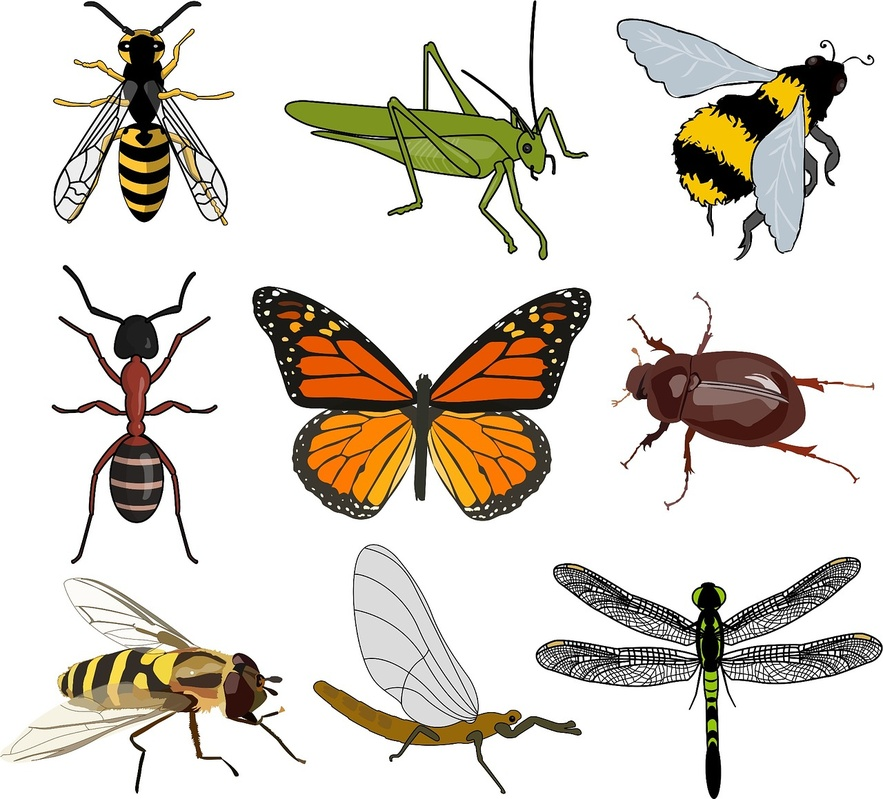
#> input picture python_guis/insects.jpg, 883 x 799 px, shrunk from 1280 x 1159 before the run
$ jupyter execute --allow-errors gui_jupyter_widgets.ipynb   (shell and % lines are left out)
#> lines starting #> are read from the running program, lines starting #| are printed output that depends on the picture
[cell 1]
from IPython.display import display
from skimage.io import imread
import ipywidgets as widgets
import matplotlib.pyplot as plt

from model import add_node, segment_one_image

# [52 lines left out: functions on_canvas_click, perform_segmentation, clear_all, redraw, draw, not called in this run]

img = imread('insects.jpg', as_gray=True)
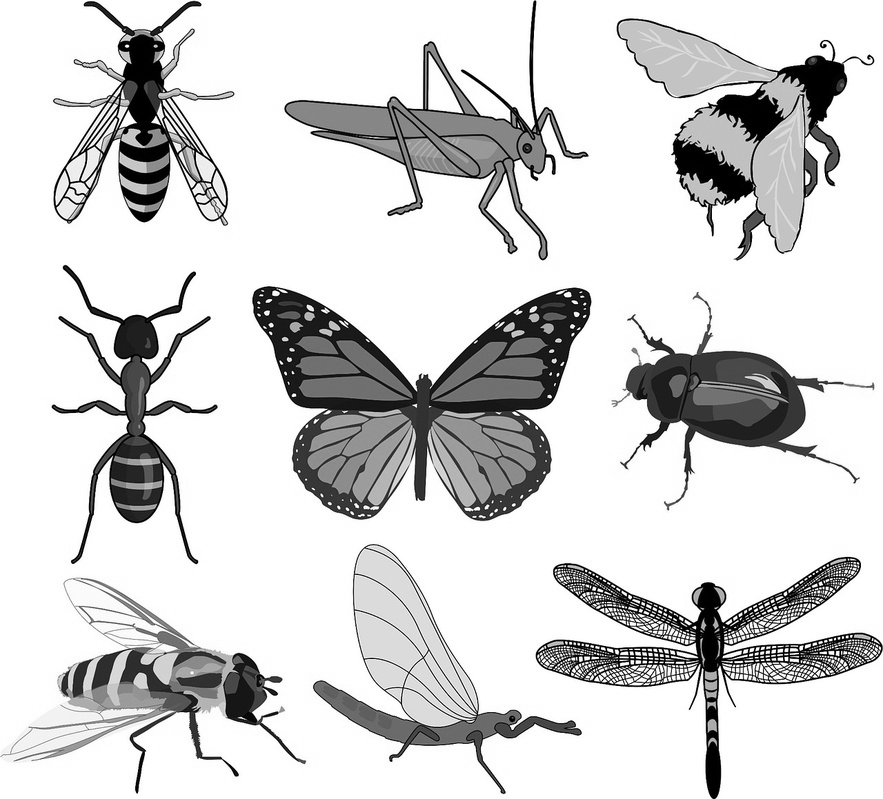
#> img: shape (799, 883) float64; min 0, max 1, mean 0.836
nodes = []

# create widgets for left column
slider = widgets.IntSlider(value=1, min=0, max=10, step=1, description="Gaussian filter width:", style={'description_width': 'initial'})
label = widgets.Label(value="Spline parameters")
radio = widgets.RadioButtons(options=[1, 3, 5], description="Degree:")
text_field = widgets.Text(value="360", description="Resolution:")
segment_button = widgets.Button(description="Perform Segmentation", disabled=True, layout=widgets.Layout(width="98%"))
remove_button = widgets.Button(description="Remove all", disabled=True, layout=widgets.Layout(width="98%"))
vbox = widgets.VBox(children=[slider, label, radio, text_field, segment_button, remove_button])

# create output widget and place both columns in the top level container
out1 = widgets.Output()
hbox = widgets.HBox(children=[vbox, out1])
display(hbox)

# add behaviours to buttons
segment_button.on_click(perform_segmentation)
remove_button.on_click(clear_all)

# Define what should be shown in the Output widget
#> (the rest of this cell did not finish here and is left out)


$ run again, with python_guis/beetles.jpg copied over python_guis/insects.jpg
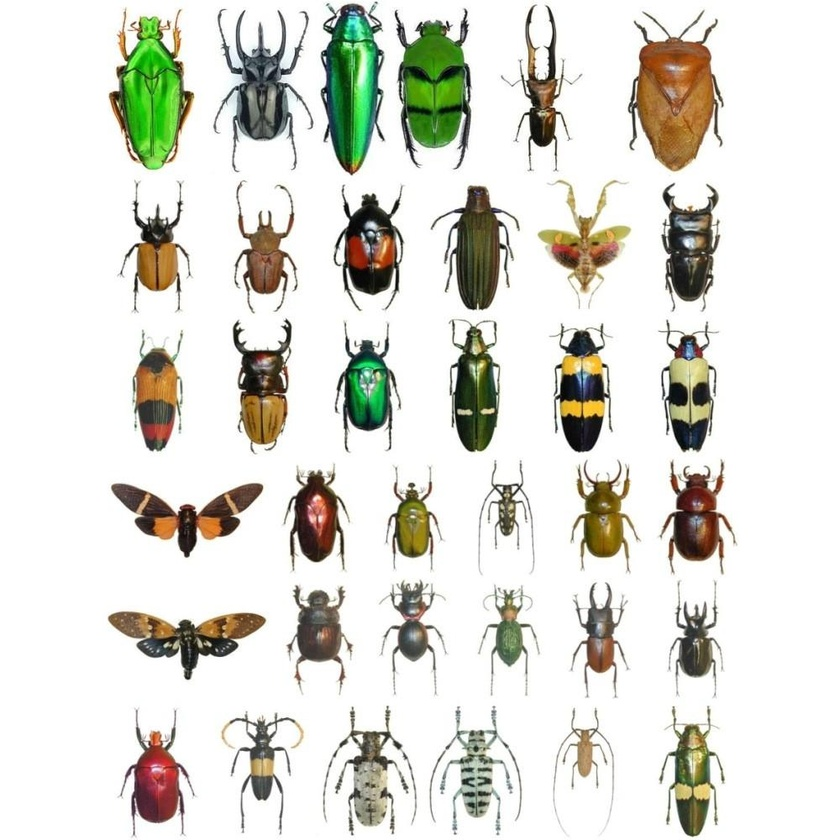
#> input picture python_guis/beetles.jpg, 840 x 840 px, shrunk from 1000 x 1000 before the run
#> `img = imread('insects.jpg', as_gray=True)`:
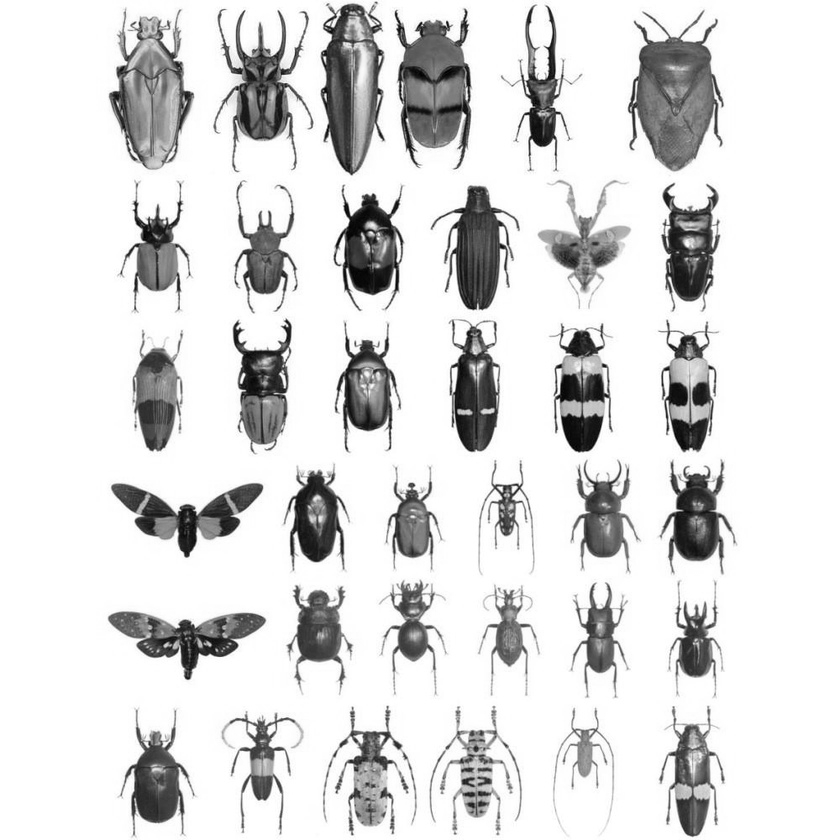
#> img: shape (840, 840) float64; min 0, max 1, mean 0.867

$ run again, with python_guis/beetles_lite.jpg copied over python_guis/insects.jpg
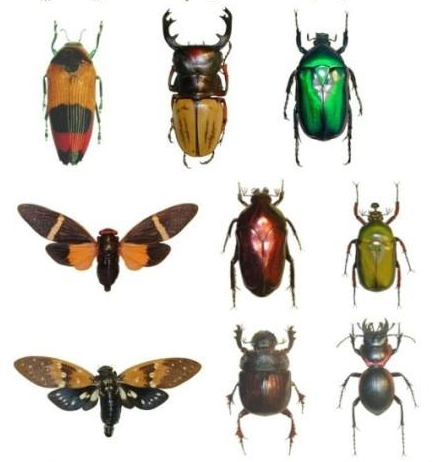
#> input picture python_guis/beetles_lite.jpg, 442 x 462 px
#> `img = imread('insects.jpg', as_gray=True)`:
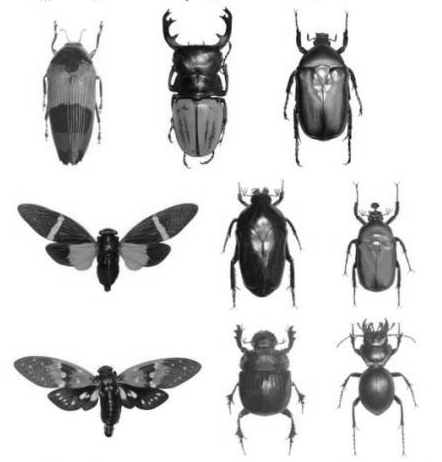
#> img: shape (462, 442) float64; min 0.016, max 1, mean 0.844
